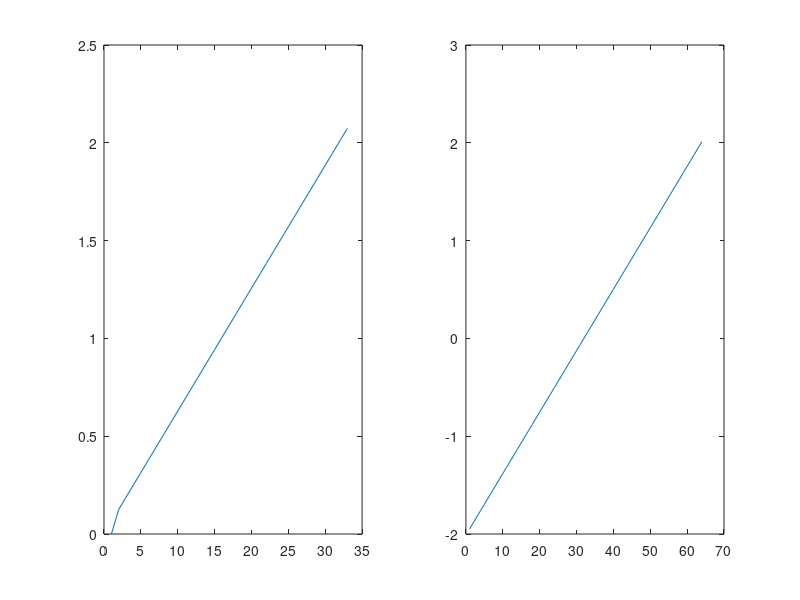

Source code (MATLAB): (Note: this script raises an error after producing the figure.)

% @ECKV2D_k_phi ; the one-sided, 2D ECKV spectrum with the symmetric ECKV Phi(k,phi) spreading function
% NEED TO IMPLEMENT ECKV2D_k_phi in matlab to 
% pro gen2Dsurf

% ; This routine shows how to use a one-sided 2D variance spectrum Psi_1s(k,phi) and 2D inverse FFTs 
% ; to generate a random 2D sea surface.
% ; (To generate a time series of 2D surfaces for creation of videos, use routine cgAnimate_2D_SeaSurface.pro)
% 
% ; This routine created Tutorial Fig. 3.3
% 
% ; The Elfouhaily et al (1997) directional variance spectrum is used (the Psi(k,phi) of their Eq. 67). 
% ; This is computed by routine ECKV2D_k_phi.
% 
% ; This version uses angular frequencies kx,ky = 2 pi/wavelength [rad/m] as the spatial frequency variables.
% 
% ; Special care is taken to define the values at the ky and ky Nyquist frequencies, which are
% ; always special cases.
% 
% ; Results are shown as 4 contour plots:
% ; The upper left  panel is the one-sided wave variance spectrum Pis_1S(kx,ky)
% ; The upper right panel is the real part of the random zhat(kx,ky)
% ; The lower left  panel is the imaginary part of the random zhat(kx,ky)
% ; The lower right panel is the generated random sea surface z(x,y)
% 
% ; ***************************************************************************************************
% ; * This code is copyright (c) 2016 by Curtis D. Mobley.                                            *
% ; * Permission is hereby given to reproduce and use this code for non-commercial academic research, *
% ; * provided that the user suitably acknowledges Curtis D. Mobley in any presentations, reports,    *
% ; * publications, or other works that make use of the code or its output.  Depending on the extent  *
% ; * of use of the code or its outputs, suitable acknowledgement can range from a footnote to offer  *
% ; * of coauthorship.  Further questions can be directed to curtis.mobley@sequoiasci.com.            *
% ; ***************************************************************************************************
%   * Translated from IDL to MATLAB code by Andreas Divinyi 2018 during a
%   bachelor project at Chalmers, Gothenburg, Sweden
% ;-----------------------------------------------------------------------------------------------------------
% ;| This routine uses Coyote Graphics routines rather than standard IDL for plotting; see www.idlcoyote.com |
% ;| and "Coyote's Guide to Traditional IDL Graphics: Using Familiar Tools Creatively" by David Fanning      |
% ;| Any comments below like "CG page xxx" refer to this book.                                               |
% ;| CG routines are wrappers for standard IDL routines, which make it easier to do certain things like      |
% ;| create vector eps output files; cgPlot replaces the standard Plot, etc.                                 |
% ;-----------------------------------------------------------------------------------------------------------
%  Use of MATLAB standard graphics packets
% 
% ; Written 13 August 2014 by Curtis Mobley and modified by Andreas Divinyi
% 2018
% 
% 
% ;-----------------  BEGIN USER INPUT  ----------------------

idbug=0; % Set to 1 for debugging output

% ; ***** DEFINE THE PHYSICAL REGION AND SAMPLING ***** 
% ; define the wind speed at 10 m above MSL for use in the variance spectrum
U10 = 5.0; % [m/s]

Nx = 64; % number of samples of sea surface elevation to be generated in the x direction; MUST be a power of 2 for the FFT
Ny = 64; % number of samples of sea surface elevation to be generated in the y direction; MUST be a power of 2 for the FFT

InputOption=2;

switch InputOption
    case 1
        labelInOpt = ' Spatial resolution is defined by the sample spacing and number of sample points';
        % smallest resolvable wavelength is 2*Deltax
        Deltax = 0.1; %0.0025
        Deltay = 0.1;
        Lx = Deltax*Nx;
        Ly = Deltax*Ny;
    case 2
          labelInOpt = ' Spatial resolution is defined by the spatial region and number of sample points';
        % largest resolvable wave is the length of the spatial region
        Lx = 100.0; %length of surface region in the x direction, in meters 
        Ly = 100.0; %length of surface region in the y direction, in meters 
        Deltax = Lx/Nx;
        Deltay = Ly/Ny;
end

% ; Define root names for output files.
% ; File names will have the form root name + wind speed + x spatial size + x sampling, e.g.
% ; PlotFileName = 'Fig3.3_U10_L100_N1024.eps'
% ; The info on wind speed, spatial size, and sampling size will be appended below.

PlotRootName = 'Fig3.3_ECKV';

% ; Optionally save a text file z2D_PlotRootName.txt of (x,y,z) values for postprocessing
% ; These z(x,y) files can be plotted by routines cgPlot2Dsurf_3D and cgPlot2Dsurf_contour
% ; Note: these files can be very large for large Nx, Ny
isave = 1; % = 1 to save output, 0 to not save

% Seed probably not needed for matlab
% ; define an initial seed for random number generation
% seed =  833202L; 538832L ;33202L; 838392L ;33202L;
% ; Note: seed = 833202L was used on a 32 bit computer to generate Tutorial Fig. 3.3.
% ; Use of a different seed, or this seed on a 64 bit computer, will generate a different
% ; surface realization because a different sequence of random numbers will be generated.

% ;-----------------  END USER INPUT  ----------------------
% 
% ; create output file names
% Create a Ustring 
Ustring=num2str(U10);
if U10 < 10
    Ustring=Ustring(1);
elseif U10 >= 10
    Ustring=[Ustring(1) Ustring(2)];
end

Lstring=num2str(Lx);
if Lx < 10
    Lstring=Lstring(1);
elseif Lx >=10 && Lx < 100
    Lstring = [Lstring(1) Lstring(2)];
elseif Lx >= 100
    Lstring= [Lstring(1) Lstring(2) Lstring(3)];
end

Nstring = num2str(Nx);
if Nx < 10
    Nstring = Nstring(1);
elseif Nx >=10 && Nx < 100
    Nstring=[Nstring(1) Nstring(2)];
elseif Nx >= 100 && Nx <1000
    Nstring=[Nstring(1) Nstring(2) Nstring(3)];
elseif Nx >= 1000
    Nstring=[Nstring(1) Nstring(2) Nstring(3) Nstring(4)];
end

PlotFileName=[PlotRootName '_U' Ustring '_L' Lstring '_N' Nstring '.eps'];

% ; ***** COMPUTE THE SPATIAL FREQUENCIES *****
kxmin = 2.0*pi/Lx; % min frequency (min spatial frequency); frequency of longest resolvable wave
kymin = 2.0*pi/Ly;
minxwave = 2.0*Deltax; % min resolvable wavelength (2 point wave)
minywave = 2.0*Deltay; % min resolvable wavelength (2 point wave)
Nyquistx = pi/Deltax;  % Nyquist spatial freq in rad/m
Nyquisty = pi/Deltay;  %Nyquist spatial freq in rad/m
kxmax = Nyquistx;
kymax = Nyquisty;

% Print statements -NEEDS fixing from print to disp
%{
print,' '
print,' Generation of a 2D sea surface from a one-sided, 2D variance spectrum Psi1s(kx,ky) = Psi(k,psi)'
print,' '
print,' Note: This routine does NOT account for unresolved variance'
print,' '
print, format='(4x,a,2i5)',   'Numbers of spatial samples = Nx, Ny =',Nx,Ny
print, format='(4x,a,2f7.4)', 'Sample spacings Deltax, Deltay [m] =', Deltax,Deltay
print, format='(4x,a,2f8.1)', 'Max resolvable wavelengths = Lx, Ly [m] =',Lx,Ly
print, format='(4x,a,2f7.4)', 'Min resolvable wavelengths = 2*Deltax, 2*Deltay [m] =', minxwave,minywave
print, format='(4x,a,2f7.2)', 'Min resolvable frequencies kxmin, kymin [rad/m] = ',kxmin ,kymin
print, format='(4x,a,2f7.2)', 'Max resolvable (Nyquist) frequencies kxmax, kymax [rad/m] = ',kxmax ,kymax
print, format='(4x,a,i12)',   'Seed for random number generation =',seed
print,' '
%}

% ; ***** NOTE ON FREQUENCY ARRAY ORDER:
% 
% ; When plotting 1-sided power spectra, it is customary to plot only positive frequencies in the order
% ; kpos[1 to N/2] = [1, 2,..., N/2-1, N/2(Nyquist freq)]*(2pi/L)  ; total of N/2 pos frequencies
% 
% ; When plotting 2-sided power spectra, and when going from z(x,y) to zhat(kx,ky) = FFT2D{z(x,y)},
% ; mathematicians usually write the frequencies in the order
% ; kmath[1 to N] = [-(N/2-1),...,-2,-1,0,+1,+2,...,+N/2-1,+N/2(Nyquist freq)]*(2pi/L)  ; total of N freqs in rad/m
%  
% ; IDL (and Matlab) stores these frequencies in the order (see the IDL documentation)
% ; kIDL[1 to N] = [0.0, 1 2, ..., (N-1)/2, N/2(Nyquist freq), -(N-1)/2, ..., -2, -1]*(2pi/L) ; total of N freqs
% ; This is the (kx,ky) order of zhat(kx,ky) arrays returned by IDL routine FFT.
% 
% ; The FFT order is generated as follows:
% ; FFT = FINDGEN((Nx-1)/2) + 1.0 ; = [1,2,...,(N-1)/2]
% ; kFFT = (2.0*!pi/L)*[0.0, FFT, N/2.0 ,-N/2.0+FFT] ; in rad/m
% 
% ; The math order can be obtained from the FFT order by a circular shift by N/2-1 to the right:
% ; kmath = SHIFT(kFFT,Nx/2-1)
% 
% ; The FFT order can be obtained from the math order by a circular shift by N/2-1 to the left:
% ; kFFT = SHIFT(kmath,-(N/2-1))
% 
% ; When defining the one-sided variance spectrum Psi1s for random sampling, we will use (kvec,phi) with 
% ; vector kvec = sqrt(kx^2 + ky^2) including zero frequencies and -pi/2 <= phi <= pi/2.  This 
% ; corresponds to 0 and positive kx, and positive and negative ky.  These frequencies are 
% ; denoted by kx1S = [0.0, kxpos] (Nx/2 +1 values) and ky1S = kymath (Ny values)
% 
% ; These forms of frequency arrays are computed next for use below.
% 
% ;----- Compute positive frequencies used for plotting the 1-sided variance spectrum; 
% ;   these do not include 0 frequency;
% ;   even spacing in frequency k; 
% ;   the last frequency is the Nyquist frequency
Nkxpos = Nx/2;
Nkypos = Ny/2;
% ; spacing for positive frequencies; Delta includes the 2pi/L values via the kmax and kmin values
Deltakx = (kxmax - kxmin)/(Nkxpos-1); %-1 relevant in matlab?  
Deltaky = (kymax - kymin)/(Nkypos-1);
kxpos = kxmin + Deltakx*(1:Nkxpos); % in rad/m
kypos = kymin + Deltaky*(1:Nkypos);

% ;----- Compute the FFT frequencies needed by the FFT routine:
xFFT = 1:((Nx-1)/2); % = [1,2,...,(Nx-1)/2]
yFFT = 1:((Ny-1)/2);
kxFFT = (2.0*pi/Lx)*[0.0, xFFT, Nx/2.0 ,-Nx/2.0+xFFT]; % in rad/m
kyFFT = (2.0*pi/Ly)*[0.0, yFFT ,Ny/2.0, -Ny/2.0+yFFT]
%To plot the kyFFT and kxFFT - Looks OK 
% figure(1)
% subplot(1,2,1)
% plot(kyFFT)
% subplot(1,2,2)
% plot(kxFFT) 

% ;----- Compute the math frequencies
% Worth controlling if any differences with SHIFT and circshift
kxmath = circshift(kxFFT,Nx/2-1);
kymath = circshift(kyFFT,Ny/2-1);
%To plot the kymath and kxmath - Looks OK  
% figure(2)
%  subplot(1,2,1)
%  plot(kymath)
%  subplot(1,2,2)
%  plot(kxmath) 

% ;----- Compute the 1S frequencies
kx1S = [0.0, kxpos];
ky1S = kymath;

%To plot the kx1S and ky1S  
figure(3)
title('kx1S and ky1s')
subplot(1,2,1)
plot(kx1S)
subplot(1,2,2)
plot(ky1S) 


% ;if(idebug eq 1) then begin
% ;  print,' kxpos  = ',kxpos
% ;  print,' kxFFT  = ',kxFFT
% ;  print,' kxmath = ',kxmath
% ;  print,' kx1S   = ',kx1S
% ;  print,' kypos  = ',kypos
% ;  print,' kyFFT  = ',kyFFT
% ;  print,' kymath = ',kymath 
% ;  print,' ky1S   = ',ky1S 
% ;endif
 

% ; ***** SET UP THE PLOT ***** 
% MOST OF THIS WILL PROBABLY BE HANDLED AUTOMATICALLY BY MATLAB
% ; Set up a multipanel layout
% ;   (Note: do NOT use /noerase with multipanel plots!) - Along the lines of hold on in matlab


nplotcol = 2; % number of plot columns
nplotrow = 2; % number of plot rows

% !p.multi = [0,nplotcol,nplotrow] 
% 
% ; Set up for a vector eps output file; a high-quality png file will also be created
% 
% !x.margin = [5,7]
% !y.margin = [4,3]
% !x.Omargin = [2,2]
% !y.Omargin = [1,3]
% 
% aspectratio = 1.0
% xsize= 6.5
% ysize=xsize*aspectratio
% charsize = 1.0
% !p.charsize = charsize
% 
% PS_Start,filename=PlotFileName, /encapsulated, font=1, tt_font='Helvetica', $
%          charsize=charsize, default_thickness=2, /nomatch, xsize=xsize, ysize=ysize
%  
% ; pick color tables below, since may want different colors or ranges for different contour plots 
% 
% ; ***** COMPUTE THE 1-SIDED, 2D VARIANCE SPECTRUM Psi1S(kx1S,ky1S) ***** 

% ; Use the 1-sided, 2D variance spectrum using Psi(k,phi) of Elfouhaly et al Eq. (67) and 
% ; Psi(kx,ky) = k Psi(k,phi).  Psi1s is needed only for "downwind" to "crosswind" directions.

% print,' '
% print,format='(4x,a,f5.1)', 'The 2D variance spectrum is Elfouhaily et al. with U10 =',U10 
% print,' '
% ;----- Compute the 1-sided variance spectrum Psi1s(kx,ky) for all kx,ky values. 
% 
% ; The variance spectrum is computed only for "downwind" directions (kx1S,ky1S).  
% ; The upwind directions (negative kx) are obtained by symmetry: E(-kvec) = E(kvec).
% 
% ; To avoid having multiple large arrays, make multiple calls to ECKV2D_k_phi with 
% ; scalar k and phi values. This calculation is done only once if multiple random 
% ; surfaces are generated for a given variance spectrum.
% 
% ; Psi1s(kx,ky) = Psi(k,phi) for the corresponding (kx,ky) and (k,psi) points.
% 
% ; Note that Psi1s still has the magnitude of the one-sided variance spectrum as usually
% ; computed and plotted, even though it has been extended to negative frequencies.
% ; The factor of 1/2 on Psi1s to get a two-sided spectrum Psi2S is included in C3.

Psi1s=zeros(Nx,Ny);%holds all kxmath and kymath frequencies
for ikx=1:Nx/2 % loop over non-neg kx values kx1S 1-Nx/2
    for iky = Ny/2:Ny %non-negative ky values Ny/2 - Ny
          k = sqrt(kx1S(ikx)*kx1S(ikx) + ky1S(iky)*ky1S(iky))
          phirad=atan2(ky1S(iky),kx1S(ikx));
          
          Psi1s(ikx+Nx/2,iky) = ECKV2D_k_phi(k,phirad,U10); % Psi1s(kx,ky) = Psi1s(k,phi)
          if iky >= Ny/2+1 && iky <= Ny-1
              Psi1s(ikx+Nx/2,Ny-iky)=Psi1s(ikx+Nx/2,iky);
          end
    end
end

%; fill in the negative kx values by symmetry
for iky=1:Ny
  for ikx = 1:Nx/2-1
      Psi1s(ikx,iky) = Psi1s(Nx-1-ikx,iky);
  end
end
%; set (0,0) frequency to 0 to force MSL = 0:
Psi1s(Nx/2,Ny/2) = 0.0;


%; Psi1s now has all frequencies in math order
% ;print,' '
% ;print,' Psi1s(kxmath,kymath); (0,0) at center;  Psi1s(-kvec) = Psi1s(+kvec)'
% ;print,format='(a8,11x,16i12)',' ikx =',indgen(Nx)
% ;print,format='(a8,9x,16f12.3)',' kx =',kxmath
% ;for iky=Ny-1,0,-1 do begin
% ;    print,format='(a8,i5,f9.3,16e12.2)',' iky, ky =',iky,kymath(iky),Psi1s(*,iky)
% ;endfor
% 
% ; ***** CONTOUR THE ONE-SIDED, 2D VARIANCE SPECTRUM; UPPER LEFT PANEL *****  
% 
Psi1splot = Psi1s(Nx/2+1:Nx,:)' %; temp array for plotting the right half of the symmetrical variance spectrum
figure(4)
contour(linspace(0,2,32),linspace(-2,2,64),real(Psi1splot))
% ;Psi1splot = Psi1s  ; for contouring the 2sided spectrum (incl neg kxmath)

% surfc(1:64,1:64,real(Psi1s))

% ; ***** GENERATE A RANDOM HERMITIAN zhat(kx,ky) ***** 
% 
% ; Recall the note above on frequency order in FFTs.
%  
% ; When creating a random zhat for the IDL inverse FFT routine:
% ;   The order of the random amplitudes must be in the FFT frequency order;
% ;   The real and imag parts must give a Hermitian complex amplitude, 
% ;      so that the inverse FFT gives a real function
% ;   Hermitian means H(-k) = H*(k); H* = complex conjugate of H
% 
% ; The computation order is as follows:
%  
% ; (1) Draw random numbers and define a random, complex zhat(kx1S,ky1S) using the
% ;     the one-sided variance spectrum Psi1s(kx1S,ky1S) computed above.
%      
% ; (2) Use Hermitian symmetry to define zhat(kxmath,kymath) for the negative kxmath frequencies.
% ;     Note that variance spectra satisfy E(-kvec) = E(kvec) and E(kvec=0) = 0 ; kvec=(kxmath,kymath).
% ;     The math freq order is convenient for defining zhat and for contour plotting to check the symmetry of zhat.    
% ;     Check Hermitian requirements on Real{zhat} and Imag{zhat} by contouring these arrays:
% ;     Recall that Real{zhat} is an even functiion of kmath
% ;     Recall that Imag{zhat} is an odd functiion of kmath    
% 
% ; (3) Shift zhat(kxmath,kymath) to get zhat(kxFFT,kyFFT) for the FFT
% 
% ; (4) compute z(x,y) = Real{invFFT{zhat(kxFFT,kyFFT)}}
% ;     Check that Imag{invFFT{zhat}} = 0
% 
% ; shift from math to FFT frequency order


Psi1s = circshif( Psi1s, -(Nx/2-2), -(Ny/2-2)); %Minus 0 or 2? Matlab note

% ; (0,0) freq should now be at array location [0,0]
% print,'FFT freq order: Psi1s[0,0] (should = 0) = ',Psi1s[0,0]

% ; C3 is the product of
% ; the the missing 1/sqrt(2) from sqrt(Psi1s/2) in Tessendorf's Eq. 41
% ; the 1/sqrt(2) in the def of hhat_o in Tessendorf Eq 41
% ; the missing 1/sqrt(2) in Tessendorf's equation 43
C3 = 1/sqrt(8);

% ; Psi1s is the value of the one-sided, continuous variance spectrum at freq (kx,ky) in units of m^2/(rad/m)^2.  
% ; Must multiply by Deltakx and Deltakx to get variance (m^2) contained in the finite spatial 
% ; frequency intervals Deltakx and Deltaky.  See Light and Water Eq. (4.78).
% ; Psiroot is now the square root of the discrete TWO-sided spectrum, Psi_2s(u,v), including all factors 
% ; missing from the Tessnedorf equations.

Psiroot = C3*sqrt(Psi1s*Deltakx*Deltaky); 

Psi1s = 0; %; now done with Psi1s array; free storage

% ;***** CAN START LOOPING HERE TO GENERATE MULTIPLE SURFACES 
% ;      FOR THE SAME VARIANCE   SPECTRUM BUT DIFFERENT RANDOMIZATIONS.
% 
% 
% ; ----- Draw a pair of independent N(0,1) random numbers (ranr, rans) for each kx and ky
% 
% ; These will set the random amplitudes and phases of the waves, or real and imagnary parts of zhat
% 
% ; RANDOMU is the IDL random number generator (period ~ 10^8); /normal gives normal(0,1) random variables
ranr=zeros(Nx,Ny); %; for the random real parts of zhat
rans=zeros(Nx,Ny); %for the random imaginary parts 

for ikx=1:Nx
    ranr(ikx,:)=randn(Ny);
end
for ikx=1:Nx
    rans(ikx,:)=randn(Ny);
end
%; define the complex Hermitian zhat array for the full range of pos and negative frequencies
zhat=zeros(Nx,Ny);

% ;----- Compute zhat(kx,ky)
% 
% ; NOTE: this code computes zhat at time = 0, which gives cos(omega t) = 1 and sin(omega t) = 0
% ; in the general time-dependent equations used in cgAnimate2D.pro.  The zhat equation below is
% ; therefore not the most general form for zhat(kx,ky,t).
% 
% ; The general method is based on Tessendorf (2004; Simulating Water Surfaces), as 
% ; corrected for consistency with the chosen one-sided wave variance spectrum
% 
% ; note that for the FFT frequency ordering, k(-j) = k(N-j)
% 
% ; Must now loop over all frequencies, and treat the Nyquist frequencies as special cases
% 
% ; the non-zero and non-Nyquist frequencies:
% Note from Andreas: MATLAB work from 1->Nx unlike IDL 0->Nx-1

for ikx=2:Nx/2
    for iky=1:Ny
        zhat(ikx,iky) =(ranr(ikx,iky) * Psiroot(ikx,iky) + ranr(Nx-ikx,Ny-iky) * Psiroot(Nx-ikx,Ny-ik))+ j*(rans(ikx,iky) * Psiroot(ikx,iky) - rans(Nx-ikx,Ny-iky) * Psiroot(Nx-ikx,Ny-iky));
      zhat(Nx-ikx,Ny-iky) = conj( zhat(ikx,iky) );
    end
end

% ; all ky for kx = 0 freq at index 0 and the Nyquist frequency at kx index Nx/2:
 for iky=2:Ny/2
    ikx = Nx/2+1;
    zhat(ikx,iky) = (ranr(ikx,iky) * Psiroot(ikx,iky) + ranr(Nx-ikx,Ny-iky) * Psiroot(Nx-ikx,Ny-iky))+j*(rans(ikx,iky) * Psiroot(ikx,iky) - rans(Nx-ikx,Ny-iky) * Psiroot(Nx-ikx,Ny-iky));
    zhat(ikx,Ny-iky) = conj( zhat(ikx,iky) );
    ikx = 1;
    zhat(ikx,iky) = (ranr(ikx,iky) * Psiroot(ikx,iky) + ranr(ikx,Ny-iky) * Psiroot(ikx,Ny-iky))+j*(rans(ikx,iky) * Psiroot(ikx,iky) - rans(ikx,Ny-iky) * Psiroot(ikx,Ny-iky));
    zhat(ikx,Ny-iky) = conj( zhat(ikx,iky));
 end

%  ; all kx for ky = 0 and Nyquist frequency at ky index Ny/2:
 for ikx=2:Nx/2+1
   iky = Ny/2+1;
    zhat(ikx,iky) =(ranr(ikx,iky) * Psiroot(ikx,iky) + ranr(Nx-ikx,Ny-iky) * Psiroot(Nx-ikx,Ny-iky))+j(rans(ikx,iky) * Psiroot(ikx,iky) - rans(Nx-ikx,Ny-iky) * Psiroot(Nx-ikx,Ny-iky));
    zhat(Nx-ikx,iky) = conj( zhat(ikx,iky) );
   iky = 1;
    zhat(ikx,iky) = ( ranr(ikx,iky) * Psiroot(ikx,iky) + ranr(Nx-ikx,iky) * Psiroot(Nx-ikx,iky))+j(rans(ikx,iky) * Psiroot(ikx,iky) - rans(Nx-ikx,iky) * Psiroot(Nx-ikx,iky));
    zhat(Nx-ikx,iky) = conj( zhat(ikx,iky) );
 end
 
%  ; Nyquist ky freq at ky index Ny/2
 ikx = 1;
 iky = Ny/2+1;
 zhat(ikx,iky) = ( ranr(ikx,iky) * Psiroot(ikx,iky) + ranr(ikx,Ny-iky) * Psiroot(ikx,Ny-iky))+j(rans(ikx,iky) * Psiroot(ikx,iky) - rans(ikx,Ny-iky) * Psiroot(ikx,Ny-iky));

% ; Nyquist kx freq at kx index Nx/2
 ikx = Nx/2+1;
 iky = 1;
 zhat(ikx,iky) = ( ranr(ikx,iky) * Psiroot(ikx,iky) + ranr(Nx-ikx,iky) * Psiroot(Nx-ikx,iky)) +j(rans(ikx,iky) * Psiroot(ikx,iky) - rans(Nx-ikx,iky) * Psiroot(Nx-ikx,iky));

% ; the "double" Nyquist frequency at Nx/2,Ny/2
 ikx = Nx/2+1;
 iky = Ny/2+1;
 zhat(ikx,iky) = ( ranr(ikx,iky) * Psiroot(ikx,iky) + ranr(Nx-ikx,Ny-iky) * Psiroot(Nx-ikx,Ny-iky))+ j(rans(ikx,iky) * Psiroot(ikx,iky) - rans(Nx-ikx,Ny-iky) * Psiroot(Nx-ikx,Ny-iky));
 
%  ; set the (0,0) value to 0 (MSL = 0)
 zhat(1,1) =(0+ j0);
 
%  ; zhat as just defined has the frequencies in FFT order, as needed by the FFT routine.
% 
% ; for plotting the real and imaginary parts in math order, shift back to math order:
% ; The math order can be obtained from the FFT order by a circular shift by N/2-1 to the right:
% ; kmath = SHIFT(kFFT,Nx/2-1)

Zreal = circshift( real(zhat), [Nx/2, Ny/2]);
Zimag = circshift( imag(zhat), [Nx/2, Ny/2]);

idebug = 0;

if idebug == 1 
%{
print,' '
print,' Real{zhat}(kxmath,kymath); (0,0) at center;  Real{zhat(-k)} = Real{zhat(k)}'
print,format='(a8,11x,16i12)',' ikx =',indgen(Nx)
print,format='(a8,9x,16f12.3)',' kx =',kxmath
for iky=Ny,1
    print,format='(a8,i5,f9.3,16e12.2)',' iky, ky =',iky,kymath(iky),zreal(*,iky)
end

print,' '
print,' Imag{zhat}(kxmath,kymath); (0,0) at center;  Imag{zhat(-k)} = -Imag{zhat(k)}'
print,format='(a8,11x,16i12)',' ikx =',indgen(Nx)
print,format='(a8,9x,16f12.3)',' kx =',kxmath
for iky=Ny-1,0,-1 do begin
    print,format='(a8,i5,f9.3,16e12.2)',' iky, ky =',iky,kymath(iky),zimag(*,iky)
endfor

%}
end

% ; CONTOUR ZREAL AND ZIMAG TO CHECK SYMMETRY
%{
minRe = min(zreal,max=maxre)
print,'minRe, maxRe = ',minRe, maxRe

; reset plot ranges to nice values and define nice contour levels
minzhat = -0.02;  min([minRe,minIM])
maxzhat = 0.02 ;max([maxRe,maxIM])

Nlevels = 11; -(minzhat - maxzhat) + 1 ; = num of contour lines including minz and maxz
zhatlevels = minzhat + (maxzhat - minzhat)/float(Nlevels-1)*findgen(Nlevels)  
;print,'contour levels for zhat = ',zhatlevels 
contnames = strarr(Nlevels)
;for i=0,n_elements(contnames)-1 do contnames(i) = '10!u' + string(zhatlevels(i),format='(i3)') + '!n'
for i=0,n_elements(contnames)-1 do contnames(i) = string(zhatlevels(i),format='(f6.3)')
;print,'contnames = ',contnames

; load a color table for this contour plot
firstcolor = 1 ; index of first color in the color table to use for the min contour
Ncolors = Nlevels-1 ; number of colors to use in contouring

cgLoadCT, 33, NColors=Ncolors, Bottom=firstcolor

; second plot, in upper right panel

;print,'zreal[128,*]= ',zreal[128,*]
cgContour,zreal,kxmath,kymath,title = 'Real{zhat} [m]', $
  xrange=[-kxmax,kxmax],xtitle=xlabel, $
  yrange=[-kymax,kymax],ytitle=ylabel, $
  levels=zhatlevels,fill=1,C_Colors=Indgen(Ncolors)+1
  
  ; add a color bar at the right
barpos = [0.95, 0.55, 0.97, 0.87]
;barpos = [0.47, 0.09, 0.49, 0.41] ; color bar position, normal coords [xll,yll,xur,yur]

cgColorbar, NColors=ncolors, Bottom=firstcolor, /Discrete, /vertical, position=barpos, $ ;/Fit,
           Range=[Min(Elevels), Max(Elevels)], OOB_High='white', OOB_Low='black',format='(f5.1)', $
           ticknames=contnames,charsize=0.8*!p.charsize 
 
  
; third plot, in lower left panel

minIm = min(zimag,max=maxIm)
print,'minIm, maxIm = ',minIm, maxIm
 
; ; reset plot ranges to nice values and define nice contour levels
;minzhat = -0.12
;maxzhat = 0.12

Nlevels = 11; -(minzhat - maxzhat) + 1 ; = num of contour lines including minz and maxz
zhatlevels = minzhat + (maxzhat - minzhat)/float(Nlevels-1)*findgen(Nlevels)  
;print,'contour levels for zhat = ',zhatlevels 
contnames = strarr(Nlevels)
;for i=0,n_elements(contnames)-1 do contnames(i) = '10!u' + string(zhatlevels(i),format='(i3)') + '!n'
for i=0,n_elements(contnames)-1 do contnames(i) = string(zhatlevels(i),format='(f6.3)')
;print,'contnames = ',contnames

; load a color table for this contour plot
firstcolor = 1 ; index of first color in the color table to use for the min contour
Ncolors = Nlevels-1 ; number of colors to use in contouring

cgLoadCT, 33, NColors=Ncolors, Bottom=firstcolor
   
cgContour,zimag,kxmath,kymath,title = 'Imag{zhat} [m]', $
  xrange=[-kxmax,kxmax],xtitle=xlabel, $
  yrange=[-kymax,kymax],ytitle=ylabel, $
  levels=zhatlevels,fill=1,C_Colors=Indgen(Ncolors)+1

; add a color bar at the right
barpos = [0.47, 0.09, 0.49, 0.41]
;barpos = [0.95, 0.09, 0.97, 0.41] ; color bar position, normal coords [xll,yll,xur,yur]

cgColorbar, NColors=ncolors, Bottom=firstcolor, /Discrete, /vertical, position=barpos, $ ;/Fit,
           Range=[Min(Elevels), Max(Elevels)], OOB_High='white', OOB_Low='black',format='(f5.1)', $
           ticknames=contnames,charsize=0.8*!p.charsize 
            
%}

% ; ***** TAKE THE INVERSE FFT TO GET THE SEA SURFACE *****
disp('Frequency-shifted zhat(0,0) [should = (0,0)] ='+num2str(zhat(1,1)));

% ; take the inverse FFT of zhat in FFT frequency order

zcomplx = ifft(zhat);

% ; ***** EXTRACT THE SEA SURFACE *****
% 
% ; The surface wave ampltudes are the real part of the inverse FFT

zsurf = real(zcomplx);
% zimag = IMAGINARY(zcomplx)

% ; ----- Checks on the generated surface
disp('Checks on the generated z(x,y):')

% ; compute the mean sea surface, which should be zero, the mean squared surface elevation,
% ; and sum of amplitudes squared from full (two-sided) zhat array
sumz = 0;
sumzsq = 0;
sumzhat2 = 0;
for ix = 1:Nx
  for iy = 1:Ny
    sumz = sumz + zsurf(ix,iy);
    sumzsq = sumzsq + zsurf(ix,iy)^2;
    sumzhat2 = sumzhat2 + abs(zhat(ix,iy)^2); %; (ix,iy) ranges same as (u,v) ranges
  end
end

% ; compute total energy from the one-sided (1S) energy spectrum
% ; add terms that have only 0 or pos freqs once, and double terms than have both pos and neg freqs
sumzhatsq = abs(zhat(1,1))^2
for iky=1:Ny  
    sumzhatsq = sumzhatsq + abs(zhat(1,iky))^2 + abs(zhat(Nx/2+1,iky))^2; %; zero and Nyquist in x for all y; occur once
end
 for ikx=2:Nx/2
    for iky=1:Ny
    sumzhatsq = sumzhatsq + 2.0*abs(zhat(ikx,iky))^2; %; all other freqs occur twice as pos and neg freqs
    end
 end
 zavg = sumz/(Nx*Ny);
 
%  ; FIX THIS--BAD VALUES
disp('   avg z(x,y) (should = 0) = '+num2str(zavg));

disp('   max |Imag{zcomplx}| (should = 0) ='+num2str(max(abs(imag(zcomplx)))));

disp("Parseval's identity:")
disp('                            sum z^2 ='+num2str(sumzsq));
disp('   Nx * Nx * sum zhat^2 (one-sided) ='+num2str(Nx*(Ny)*sumzhatsq));
disp('   Nx * Nx * sum zhat^2 (two-sided) ='+num2str((Nx)*(Ny)*sumzhat2));


% ; the significant wave height from avg of z^2
avgzsq = sumzsq/((Nx)*(Ny));
H13 = 4.0*sqrt(avgzsq) %; approximate significant wave height
disp('   significant wave height H_1/3 = 4 SQRT(avg{z^2}) ='+num2str(H13));

% ; compute the mean square slopes and mean slope angle in x and y directions
dzdx2 = 0;
thetax = 0;
for ix = 2:Nx
  for iy = 1:Ny
    dzdx2 = dzdx2 + (zsurf(ix,iy) - zsurf(ix-1,iy))^2;
    thetax = thetax + abs(atan(zsurf(ix,iy) - zsurf(ix-1,iy),Deltax)*radeg);
  end
end
dzdx2 = dzdx2/(Deltax*Deltax*(Nx)*(Ny+1));
thetax = thetax/((Nx)*float(Ny+1));
%{
print,'   sample mean square slope, alongwind = ', dzdx2
print,'   sample mean square slope, crosswind = ', dzdy2
print,'   total sample mean square slope      = ',dzdx2 + dzdy2
print,'   Cox-Munk mss_x = ',0.0316*U10
print,'   Cox-Munk mss_y = ',0.0192*U10
print,'   Cox-Munk mss   = ',0.001*(3.0 + 5.12*U10)
print,'   sample avg slope angle, alongwind = ', thetax
print,'   sample avg slope angle, crosswind = ', thetay
%}

zcomplx = 0 %; now done with zcomplx array; free storage
